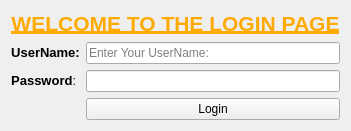
<?xml version="1.0" encoding="UTF-8"?>
<ui version="4.0">
 <class>Form</class>
 <widget class="QWidget" name="Form">
  <property name="enabled">
   <bool>true</bool>
  </property>
  <property name="geometry">
   <rect>
    <x>0</x>
    <y>0</y>
    <width>349</width>
    <height>130</height>
   </rect>
  </property>
  <property name="mouseTracking">
   <bool>false</bool>
  </property>
  <property name="acceptDrops">
   <bool>false</bool>
  </property>
  <property name="windowTitle">
   <string>Login Window</string>
  </property>
  <property name="toolTip">
   <string>Login Page</string>
  </property>
  <property name="autoFillBackground">
   <bool>false</bool>
  </property>
  <layout class="QFormLayout" name="formLayout">
   <item row="0" column="0" colspan="2">
    <widget class="QLabel" name="welcome">
     <property name="toolTip">
      <string>&lt;html&gt;&lt;head/&gt;&lt;body&gt;&lt;p&gt;&lt;span style=&quot; font-weight:600; color:#ff557f;&quot;&gt;Greetings&lt;/span&gt;&lt;/p&gt;&lt;/body&gt;&lt;/html&gt;</string>
     </property>
     <property name="text">
      <string>&lt;html&gt;&lt;head/&gt;&lt;body&gt;&lt;p align=&quot;center&quot;&gt;&lt;span style=&quot; font-size:16pt; font-weight:600; text-decoration: underline; color:#ffaa00;&quot;&gt;WELCOME TO THE LOGIN PAGE&lt;/span&gt;&lt;/p&gt;&lt;/body&gt;&lt;/html&gt;</string>
     </property>
     <property name="scaledContents">
      <bool>false</bool>
     </property>
    </widget>
   </item>
   <item row="1" column="0">
    <widget class="QLabel" name="usernamelabel">
     <property name="font">
      <font>
       <weight>75</weight>
       <bold>true</bold>
      </font>
     </property>
     <property name="text">
      <string>&lt;html&gt;&lt;head/&gt;&lt;body&gt;&lt;p align=&quot;center&quot;&gt;&lt;span style=&quot; font-size:10pt; font-weight:600;&quot;&gt;UserName&lt;/span&gt;&lt;span style=&quot; font-size:10pt;&quot;&gt;:&lt;/span&gt;&lt;/p&gt;&lt;/body&gt;&lt;/html&gt;</string>
     </property>
    </widget>
   </item>
   <item row="1" column="1">
    <widget class="QLineEdit" name="username">
     <property name="font">
      <font>
       <strikeout>false</strikeout>
      </font>
     </property>
     <property name="whatsThis">
      <string>&lt;html&gt;&lt;head/&gt;&lt;body&gt;&lt;p&gt;Enter Your UserName:&lt;/p&gt;&lt;p&gt;&lt;br/&gt;&lt;/p&gt;&lt;/body&gt;&lt;/html&gt;</string>
     </property>
     <property name="text">
      <string/>
     </property>
     <property name="frame">
      <bool>true</bool>
     </property>
     <property name="placeholderText">
      <string>Enter Your UserName:</string>
     </property>
     <property name="clearButtonEnabled">
      <bool>true</bool>
     </property>
    </widget>
   </item>
   <item row="2" column="0">
    <widget class="QLabel" name="passwordlabel">
     <property name="text">
      <string>&lt;html&gt;&lt;head/&gt;&lt;body&gt;&lt;p align=&quot;center&quot;&gt;&lt;span style=&quot; font-size:10pt; font-weight:600;&quot;&gt;Password&lt;/span&gt;:&lt;/p&gt;&lt;/body&gt;&lt;/html&gt;</string>
     </property>
    </widget>
   </item>
   <item row="2" column="1">
    <widget class="QLineEdit" name="password">
     <property name="text">
      <string/>
     </property>
     <property name="echoMode">
      <enum>QLineEdit::Password</enum>
     </property>
     <property name="alignment">
      <set>Qt::AlignLeading|Qt::AlignLeft|Qt::AlignVCenter</set>
     </property>
     <property name="placeholderText">
      <string/>
     </property>
     <property name="clearButtonEnabled">
      <bool>true</bool>
     </property>
    </widget>
   </item>
   <item row="3" column="1">
    <widget class="QPushButton" name="login">
     <property name="text">
      <string>Login</string>
     </property>
    </widget>
   </item>
  </layout>
  <zorder>usernamelabel</zorder>
  <zorder>passwordlabel</zorder>
  <zorder>password</zorder>
  <zorder>welcome</zorder>
  <zorder>login</zorder>
  <zorder>username</zorder>
 </widget>
 <tabstops>
  <tabstop>username</tabstop>
  <tabstop>password</tabstop>
  <tabstop>login</tabstop>
 </tabstops>
 <resources/>
 <connections/>
</ui>
